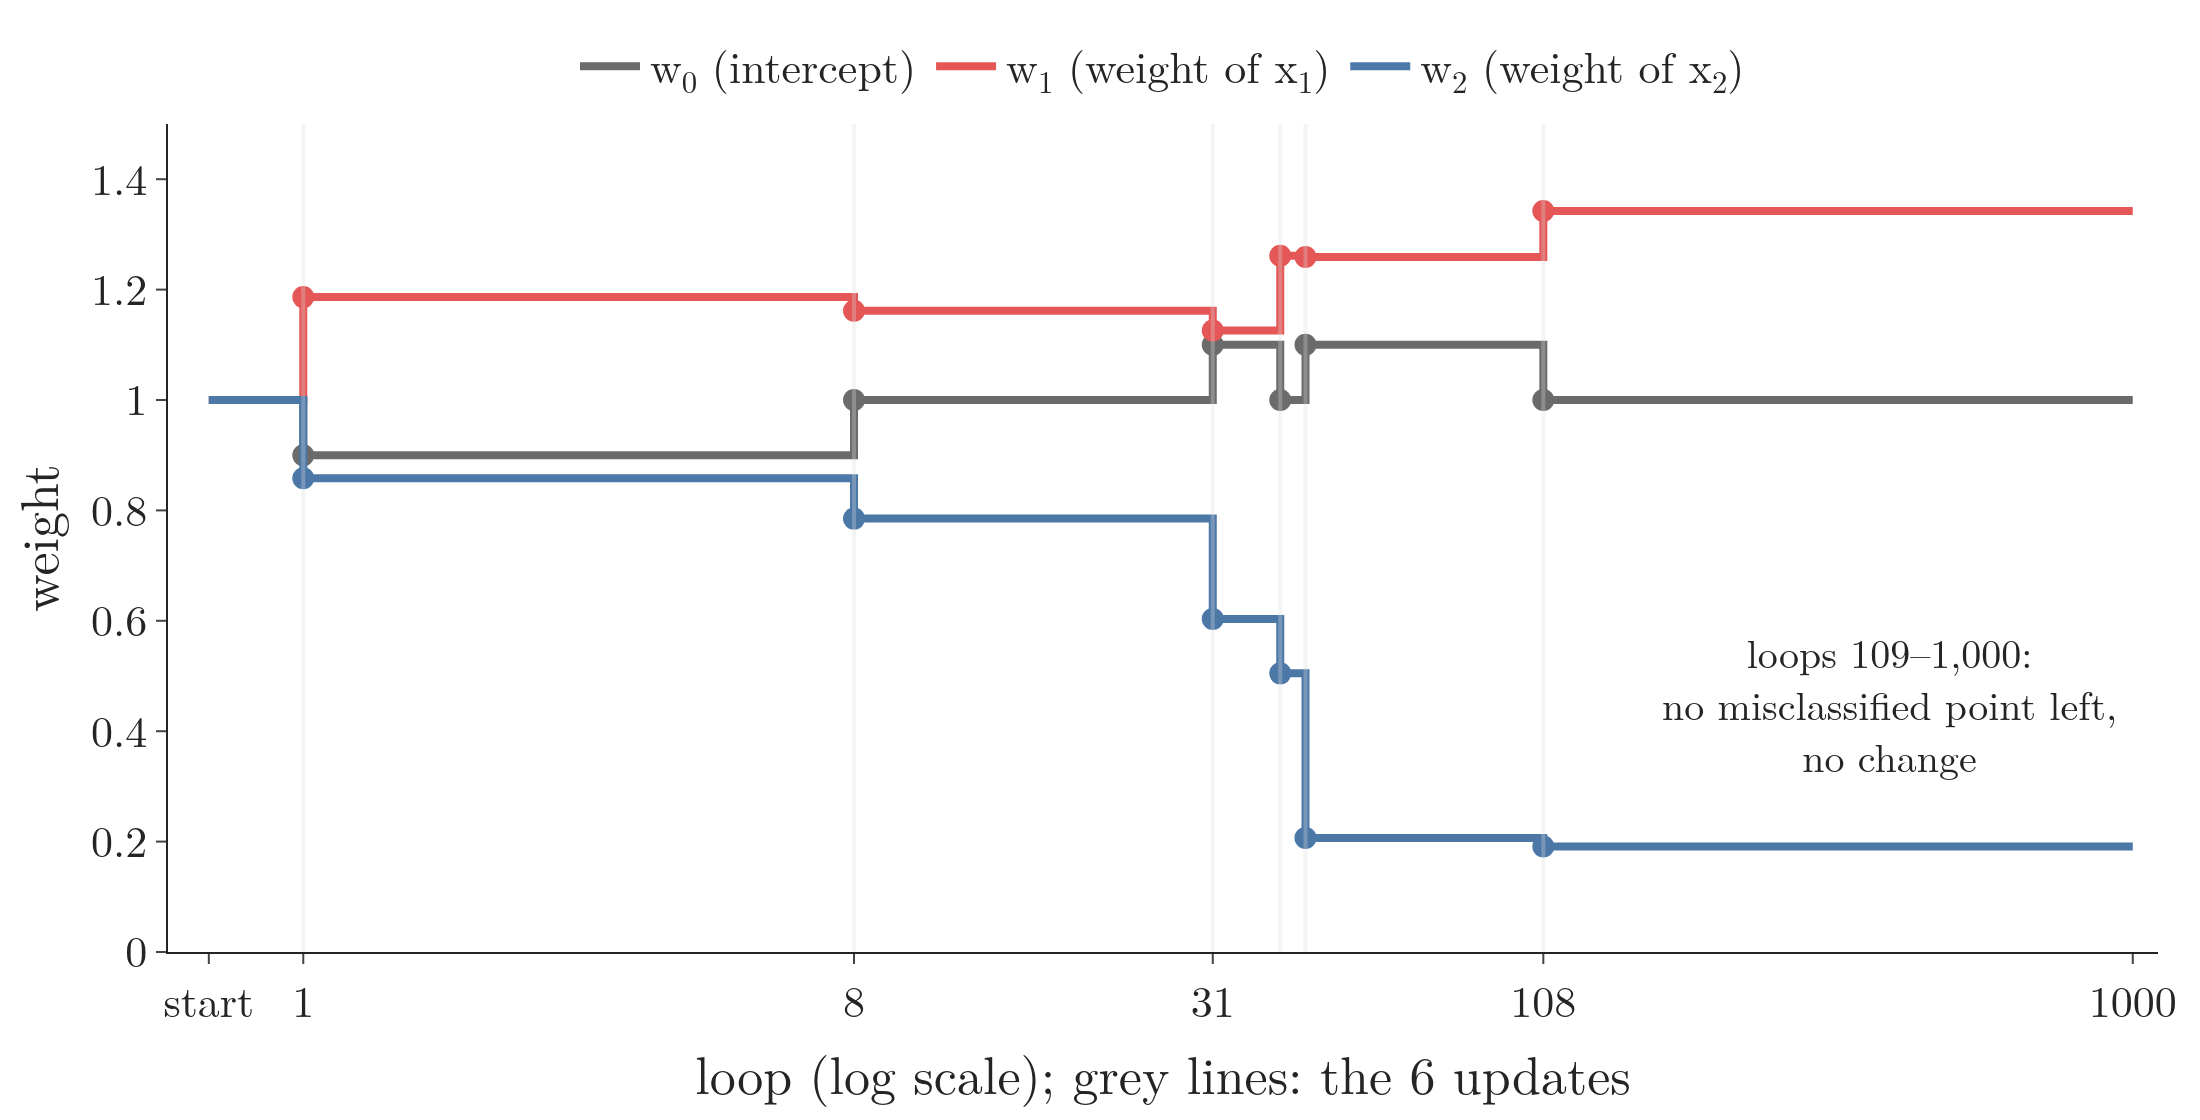

Reproduce this figure in Python.
"""Two figures for the perceptron code (Plotly), from the Note's run: 100 points, learning rate 0.1, seed 0.
weights_trace.png (section 3): w0, w1, w2 after every one of the 1,000 loops. They change only on the 6 loops whose
  picked point was misclassified (1, 8, 31, 40, 44, 108) and never after loop 108.
line_from_weights.png (section 4): the final weights turned into a line: x2 = -(w1/w2) x1 - w0/w2."""
from pathlib import Path
import numpy as np
import plotly.graph_objects as go
from sklearn.datasets import make_classification

here = Path(__file__).parent
BLUE, GREEN, RED, GREY, PURPLE = "#4C78A8", "#54A24B", "#E45756", "#6B6B6B", "#B279A2"
font = dict(family="Latin Modern Roman", size=22)
X, y = make_classification(n_samples=100, n_features=2, n_informative=1, n_redundant=0, n_classes=2,
                           n_clusters_per_class=1, random_state=41, hypercube=False, class_sep=10)
Xb = np.insert(X, 0, 1, axis=1)
rng = np.random.default_rng(0)
w = np.ones(3); W = [w.copy()]; upd = []
for i in range(1000):
    j = rng.integers(0, 100)
    y_hat = 1 if Xb[j] @ w > 0 else 0
    if y[j] != y_hat:
        upd.append(i + 1)
    w = w + 0.1 * (y[j] - y_hat) * Xb[j]
    W.append(w.copy())
W = np.array(W)
assert upd == [1, 8, 31, 40, 44, 108]                                   # the Note's table
assert np.allclose(W[108].round(2), [1.00, 1.34, 0.19]) and np.allclose(W[108], W[-1])
assert all((Xb @ W[-1] > 0) == (y == 1))                               # no training point misclassified

# ---- weights after every loop ----
loops = np.arange(1001)
x_plot = np.where(loops == 0, 0.7, loops)                              # log axis: draw the start just left of loop 1
fig = go.Figure()
for k, (name, c) in enumerate([("w<sub>0</sub> (intercept)", GREY), ("w<sub>1</sub> (weight of x<sub>1</sub>)", RED), ("w<sub>2</sub> (weight of x<sub>2</sub>)", BLUE)]):
    fig.add_trace(go.Scatter(x=x_plot, y=W[:, k], mode="lines", line=dict(color=c, width=4, shape="hv"), name=name))
    fig.add_trace(go.Scatter(x=upd, y=W[upd, k], mode="markers", marker=dict(size=11, color=c), showlegend=False))
for u in upd:
    fig.add_vline(x=u, line=dict(color="#DDDDDD", width=2))
fig.add_annotation(x=np.log10(400), y=0.45, text="loops 109–1,000:<br>no misclassified point left,<br>no change",
                   showarrow=False, font=dict(size=20))
fig.update_layout(template="simple_white", width=1100, height=560, font=font,
                  xaxis=dict(title="loop (log scale); grey lines: the 6 updates", type="log",
                             tickvals=[0.7, 1, 8, 31, 108, 1000], ticktext=["start", "1", "8", "31", "108", "1000"],
                             range=[np.log10(0.6), np.log10(1100)]),
                  yaxis=dict(title="weight", range=[0, 1.5]), margin=dict(l=80, r=20, t=30, b=80),
                  legend=dict(orientation="h", x=0.5, xanchor="center", y=1.12))
fig.write_image(here / "weights_trace.png", scale=2)
fig.write_image(here / "weights_trace.pdf")

# ---- from weights to a line ----
w0, w1, w2 = W[-1]
m, b = -w1 / w2, -w0 / w2
assert round(m, 2) == -7.02 and round(b, 2) == -5.23
fig = go.Figure()
for cls, c in [(0, BLUE), (1, GREEN)]:
    fig.add_trace(go.Scatter(x=X[y == cls, 0], y=X[y == cls, 1], mode="markers", name=f"class {cls}",
                             marker=dict(size=10, color=c)))
xs = np.array([-1.2, 0.2])
fig.add_trace(go.Scatter(x=xs, y=m * xs + b, mode="lines", line=dict(color=RED, width=5),
                         name=f"line: x<sub>2</sub> = −{-m:.2f} x<sub>1</sub> − {-b:.2f}"))
fig.add_trace(go.Scatter(x=[0], y=[b], mode="markers", marker=dict(size=16, color=PURPLE, symbol="diamond"),
                         name=f"crosses x<sub>1</sub> = 0 at b = −w<sub>0</sub>/w<sub>2</sub> = −{-b:.2f}"))
fig.add_annotation(x=(-3.5 - b) / m, y=-3.5, text=f"slope m = −w<sub>1</sub>/w<sub>2</sub> = −{-m:.2f}:<br>steep, because w<sub>2</sub> is small",
                   showarrow=True, arrowhead=2, ax=-260, ay=60, font=dict(size=20), align="left")
fig.update_layout(template="simple_white", width=1000, height=640, font=font,
                  xaxis=dict(title="x<sub>1</sub>", zeroline=True), yaxis=dict(title="x<sub>2</sub>", range=[-6.2, 3], zeroline=True),
                  margin=dict(l=80, r=20, t=30, b=150), legend=dict(orientation="h", x=0.5, xanchor="center", y=-0.16))
fig.write_image(here / "line_from_weights.png", scale=2)
fig.write_image(here / "line_from_weights.pdf")
print("updates at loops", upd, "final w", W[-1].round(2), "m, b", round(m, 2), round(b, 2), "x1 range", X[:, 0].min().round(2), X[:, 0].max().round(2), "x2", X[:, 1].min().round(2), X[:, 1].max().round(2))
